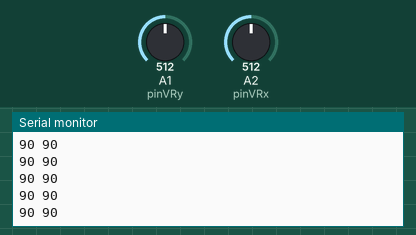
This sketch was run on a simulated Arduino Uno, built with avr-gcc and run on an emulated ATmega328P. On the bench: the last lines printed to the serial monitor. Inputs (shaded band) come from the test bench; at power-on: A1 (pinVRy) = 512, A2 (pinVRx) = 512.

Above: at 1.2 s.
1.3 s: A1 (pinVRy) set to 716
At 1.33 s:
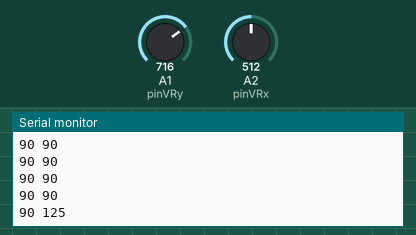
2.8 s: A2 (pinVRx) set to 716
At 2.8 s:
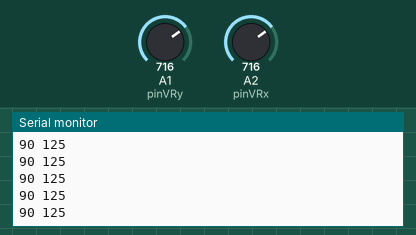
4.3 s: A1 (pinVRy) set to 900
At 4.32 s:
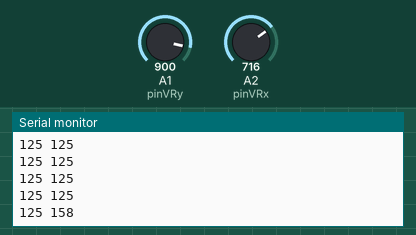
5.8 s: A2 (pinVRx) set to 900
At 5.84 s:
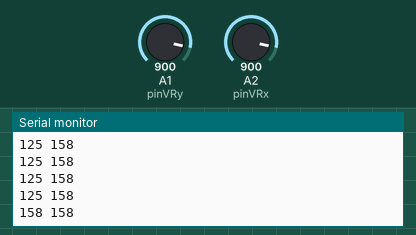
Timing chart, 0 to 8.3 s (numbered marks = the images above; inputs shaded):
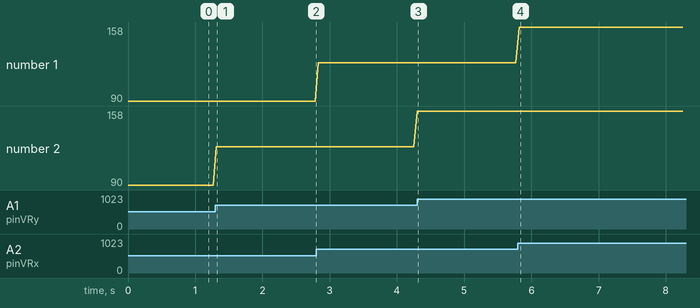

Measured:
- after the input at 1.3 s, the serial monitor: prints a new line at once (image 1)
- after the input at 4.3 s, the serial monitor: prints a new line at once (image 3)
- after the input at 5.8 s, the serial monitor: prints a new line at once (image 4)
- plotted number 2: 90 → 125 after the input at 1.3 s, 125 → 158 after the input at 4.3 s

The sketch:

Snake_Game__Arduino_.ino
```cpp
// It reads and sends the values of the joystick, it needs the 50 delay because if not, it's too fast for the python code to process it

#define pinVRx A2 // Pino Analog
#define pinVRy A1

void setup() {
  Serial.begin(9600);
  pinMode(pinVRx, INPUT);
  pinMode(pinVRy, INPUT);
}

void loop() {

  int valorVRx = analogRead(pinVRx);
  int valorVRy = analogRead(pinVRy);

  Serial.print(map(valorVRx,0,1023,0,180)); // Valor VRx
  Serial.print(" "); // Espaço de separação das variáveis
  Serial.print(map(valorVRy,0,1023,0,180)); // Valor VRy
  Serial.print('\n'); // Nova linha para a próxima dupla de variáveis

  delay(50);

 }
```
